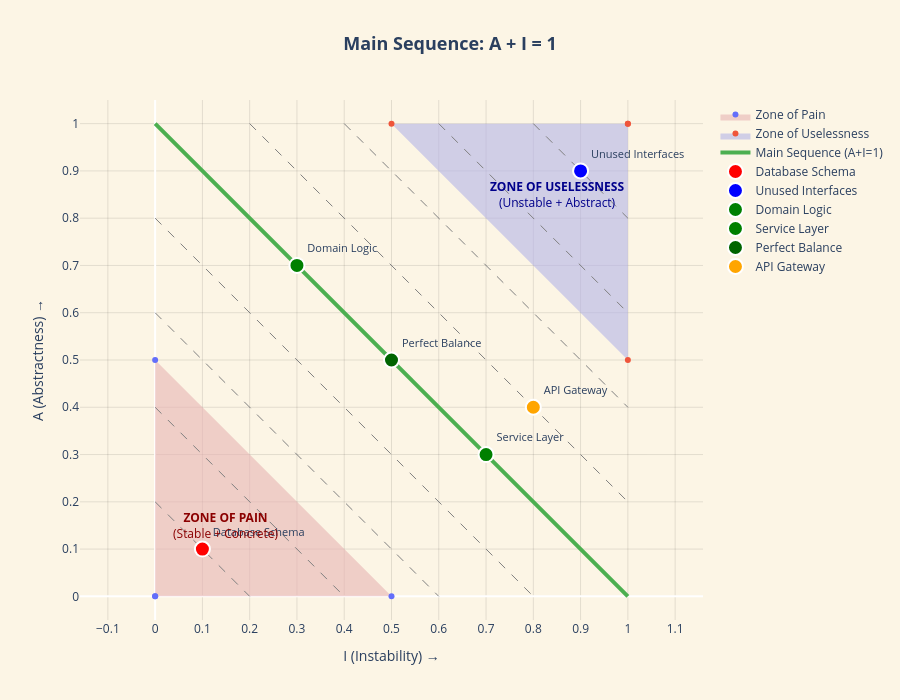

Here is the notebook cell this chart was saved with:
### Markdown cell above
## 🧭 The Instability Index (I)
<img src="../assets/images/metrics-instability-fig1-overview.png">
From Ca and Ce we derive a powerful ratio.

```text
I = Ce / (Ce + Ca)
```

Instability ranges from **0 to 1**.

| I Range | Stability | Meaning | Change Strategy |
|---|---|---|---|
| 0.0 ≤ I < 0.25 | Stable | Many dependents, few dependencies | Change with care |
| 0.25 ≤ I < 0.50 | Balanced | Healthy structural position | Normal dev pace |
| 0.50 ≤ I < 0.75 | Borderline | Dependency heavy | Monitor closely |
| 0.75 ≤ I ≤ 1.0 | Unstable | Few dependents, many dependencies | Refactor freely |

<img src="../assets/images/metrics-instability-fig2-curves.png">

Modules with **low instability** are depended on by many others.

Modules with **high instability** depend on many others but are depended upon by few.

This leads to one of the most important architectural principles.

### Stable Dependencies Principle

Dependencies should flow **toward stability**.

```text
unstable modules  →  stable modules
```

When stable modules depend on unstable ones, architectural fragility appears quickly.
___

### Code cell
# ============================================================
# 📊 MAIN SEQUENCE 2D PLOT
# ============================================================

# Example modules to plot (modify this!)
EXAMPLE_MODULES = [
    {'name': 'Database Schema', 'I': 0.1, 'A': 0.1, 'color': 'red'},
    {'name': 'Unused Interfaces', 'I': 0.9, 'A': 0.9, 'color': 'blue'},
    {'name': 'Domain Logic', 'I': 0.3, 'A': 0.7, 'color': 'green'},
    {'name': 'Service Layer', 'I': 0.7, 'A': 0.3, 'color': 'green'},
    {'name': 'Perfect Balance', 'I': 0.5, 'A': 0.5, 'color': 'darkgreen'},
    {'name': 'API Gateway', 'I': 0.8, 'A': 0.4, 'color': 'orange'},
]

# Calculate D for each
for m in EXAMPLE_MODULES:
    m['D'] = abs(m['A'] + m['I'] - 1)

fig_main_seq = go.Figure()

# Zone of Pain (lower-left triangle)
fig_main_seq.add_trace(go.Scatter(
    x=[0, 0, 0.5, 0], y=[0, 0.5, 0, 0],
    fill='toself',
    fillcolor=CONFIG['zone_pain'],
    line=dict(width=0),
    name='Zone of Pain',
    hoverinfo='name',
))

# Zone of Uselessness (upper-right triangle)
fig_main_seq.add_trace(go.Scatter(
    x=[1, 1, 0.5, 1], y=[1, 0.5, 1, 1],
    fill='toself',
    fillcolor=CONFIG['zone_useless'],
    line=dict(width=0),
    name='Zone of Uselessness',
    hoverinfo='name',
))

# Main Sequence line
fig_main_seq.add_trace(go.Scatter(
    x=[0, 1], y=[1, 0],
    mode='lines',
    line=dict(color=CONFIG['main_seq'], width=4),
    name='Main Sequence (A+I=1)',
))

# Distance contour lines
for d in [0.2, 0.4, 0.6, 0.8]:
    # Above main sequence
    x_above = [max(0, d), min(1, 1)]
    y_above = [min(1, 1-x_above[0]+d), max(0, 1-x_above[1]+d)]
    fig_main_seq.add_trace(go.Scatter(
        x=x_above, y=y_above,
        mode='lines',
        line=dict(color='gray', width=1, dash='dash'),
        showlegend=False,
        hoverinfo='skip',
    ))
    # Below main sequence
    x_below = [0, min(1, 1-d)]
    y_below = [max(0, 1-d), 0]
    fig_main_seq.add_trace(go.Scatter(
        x=x_below, y=y_below,
        mode='lines',
        line=dict(color='gray', width=1, dash='dash'),
        showlegend=False,
        hoverinfo='skip',
    ))

# Plot example modules
for m in EXAMPLE_MODULES:
    fig_main_seq.add_trace(go.Scatter(
        x=[m['I']], y=[m['A']],
        mode='markers+text',
        marker=dict(size=15, color=m['color'], line=dict(width=2, color='white')),
        text=[m['name']],
        textposition='top right',
        textfont=dict(size=11),
        name=m['name'],
        hovertemplate=(
            f"<b>{m['name']}</b><br>"
            f"I: {m['I']:.2f}<br>"
            f"A: {m['A']:.2f}<br>"
            f"D: {m['D']:.2f}<extra></extra>"
        ),
    ))

# Zone labels
fig_main_seq.add_annotation(
    x=0.15, y=0.15, text='<b>ZONE OF PAIN</b><br>(Stable + Concrete)',
    showarrow=False, font=dict(size=12, color='#8B0000'),
)
fig_main_seq.add_annotation(
    x=0.85, y=0.85, text='<b>ZONE OF USELESSNESS</b><br>(Unstable + Abstract)',
    showarrow=False, font=dict(size=12, color='#00008B'),
)

fig_main_seq.update_layout(
    title=dict(
        text='<b>Main Sequence: A + I = 1</b>',
        font=dict(size=18),
        x=0.5,
    ),
    xaxis=dict(
        title='I (Instability) →',
        range=[-0.05, 1.05],
        dtick=0.1,
        gridcolor='rgba(0,0,0,0.1)',
    ),
    yaxis=dict(
        title='A (Abstractness) →',
        range=[-0.05, 1.05],
        dtick=0.1,
        scaleanchor='x',
        gridcolor='rgba(0,0,0,0.1)',
    ),
    paper_bgcolor=CONFIG['paper_bg'],
    plot_bgcolor=CONFIG['paper_bg'],
    height=700,
    showlegend=True,
    legend=dict(x=1.02, y=1),
)
fig_main_seq.show()


# Uncomment to save:
# fig_main_seq.write_html('main-sequence-interactive.html', include_plotlyjs='cdn')

### Figure 1 — Plotly figure (JSON) as saved in the notebook; plotly's stock layout.template omitted (floating-point values rounded to 4 significant figures)
{"data": [{"fill": "toself", "fillcolor": "rgba(232,180,180,0.6)", "hoverinfo": "name", "line": {"width": 0}, "name": "Zone of Pain", "type": "scatter", "x": [0, 0, 0.5, 0], "y": [0, 0.5, 0, 0]}, {"fill": "toself", "fillcolor": "rgba(180,180,232,0.6)", "hoverinfo": "name", "line": {"width": 0}, "name": "Zone of Uselessness", "type": "scatter", "x": [1, 1, 0.5, 1], "y": [1, 0.5, 1, 1]}, {"line": {"color": "#4CAF50", "width": 4}, "mode": "lines", "name": "Main Sequence (A+I=1)", "type": "scatter", "x": [0, 1], "y": [1, 0]}, {"hoverinfo": "skip", "line": {"color": "gray", "dash": "dash", "width": 1}, "mode": "lines", "showlegend": false, "type": "scatter", "x": [0.2, 1], "y": [1, 0.2]}, {"hoverinfo": "skip", "line": {"color": "gray", "dash": "dash", "width": 1}, "mode": "lines", "showlegend": false, "type": "scatter", "x": [0, 0.8], "y": [0.8, 0]}, {"hoverinfo": "skip", "line": {"color": "gray", "dash": "dash", "width": 1}, "mode": "lines", "showlegend": false, "type": "scatter", "x": [0.4, 1], "y": [1, 0.4]}, {"hoverinfo": "skip", "line": {"color": "gray", "dash": "dash", "width": 1}, "mode": "lines", "showlegend": false, "type": "scatter", "x": [0, 0.6], "y": [0.6, 0]}, {"hoverinfo": "skip", "line": {"color": "gray", "dash": "dash", "width": 1}, "mode": "lines", "showlegend": false, "type": "scatter", "x": [0.6, 1], "y": [1, 0.6]}, {"hoverinfo": "skip", "line": {"color": "gray", "dash": "dash", "width": 1}, "mode": "lines", "showlegend": false, "type": "scatter", "x": [0, 0.4], "y": [0.4, 0]}, {"hoverinfo": "skip", "line": {"color": "gray", "dash": "dash", "width": 1}, "mode": "lines", "showlegend": false, "type": "scatter", "x": [0.8, 1], "y": [1, 0.8]}, {"hoverinfo": "skip", "line": {"color": "gray", "dash": "dash", "width": 1}, "mode": "lines", "showlegend": false, "type": "scatter", "x": [0, 0.2], "y": [0.2, 0]}, {"hovertemplate": "<b>Database Schema</b><br>I: 0.10<br>A: 0.10<br>D: 0.80<extra></extra>", "marker": {"color": "red", "line": {"color": "white", "width": 2}, "size": 15}, "mode": "markers+text", "name": "Database Schema", "text": ["Database Schema"], "textfont": {"size": 11}, "textposition": "top right", "type": "scatter", "x": [0.1], "y": [0.1]}, {"hovertemplate": "<b>Unused Interfaces</b><br>I: 0.90<br>A: 0.90<br>D: 0.80<extra></extra>", "marker": {"color": "blue", "line": {"color": "white", "width": 2}, "size": 15}, "mode": "markers+text", "name": "Unused Interfaces", "text": ["Unused Interfaces"], "textfont": {"size": 11}, "textposition": "top right", "type": "scatter", "x": [0.9], "y": [0.9]}, {"hovertemplate": "<b>Domain Logic</b><br>I: 0.30<br>A: 0.70<br>D: 0.00<extra></extra>", "marker": {"color": "green", "line": {"color": "white", "width": 2}, "size": 15}, "mode": "markers+text", "name": "Domain Logic", "text": ["Domain Logic"], "textfont": {"size": 11}, "textposition": "top right", "type": "scatter", "x": [0.3], "y": [0.7]}, {"hovertemplate": "<b>Service Layer</b><br>I: 0.70<br>A: 0.30<br>D: 0.00<extra></extra>", "marker": {"color": "green", "line": {"color": "white", "width": 2}, "size": 15}, "mode": "markers+text", "name": "Service Layer", "text": ["Service Layer"], "textfont": {"size": 11}, "textposition": "top right", "type": "scatter", "x": [0.7], "y": [0.3]}, {"hovertemplate": "<b>Perfect Balance</b><br>I: 0.50<br>A: 0.50<br>D: 0.00<extra></extra>", "marker": {"color": "darkgreen", "line": {"color": "white", "width": 2}, "size": 15}, "mode": "markers+text", "name": "Perfect Balance", "text": ["Perfect Balance"], "textfont": {"size": 11}, "textposition": "top right", "type": "scatter", "x": [0.5], "y": [0.5]}, {"hovertemplate": "<b>API Gateway</b><br>I: 0.80<br>A: 0.40<br>D: 0.20<extra></extra>", "marker": {"color": "orange", "line": {"color": "white", "width": 2}, "size": 15}, "mode": "markers+text", "name": "API Gateway", "text": ["API Gateway"], "textfont": {"size": 11}, "textposition": "top right", "type": "scatter", "x": [0.8], "y": [0.4]}], "layout": {"annotations": [{"font": {"color": "#8B0000", "size": 12}, "showarrow": false, "text": "<b>ZONE OF PAIN</b><br>(Stable + Concrete)", "x": 0.15, "y": 0.15}, {"font": {"color": "#00008B", "size": 12}, "showarrow": false, "text": "<b>ZONE OF USELESSNESS</b><br>(Unstable + Abstract)", "x": 0.85, "y": 0.85}], "height": 700, "legend": {"x": 1.02, "y": 1}, "paper_bgcolor": "#FCF5E5", "plot_bgcolor": "#FCF5E5", "showlegend": true, "title": {"font": {"size": 18}, "text": "<b>Main Sequence: A + I = 1</b>", "x": 0.5}, "xaxis": {"dtick": 0.1, "gridcolor": "rgba(0,0,0,0.1)", "range": [-0.05, 1.05], "title": {"text": "I (Instability) →"}}, "yaxis": {"dtick": 0.1, "gridcolor": "rgba(0,0,0,0.1)", "range": [-0.05, 1.05], "scaleanchor": "x", "title": {"text": "A (Abstractness) →"}}}}
